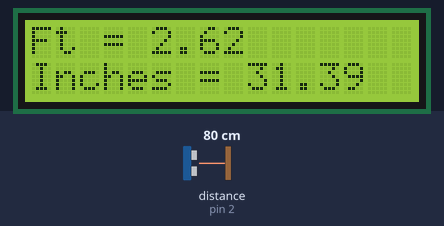
A sketch run on a simulated Arduino Uno, built with avr-gcc and run on an emulated ATmega328P. On the bench: 16×2 character LCD. Wiring (inferred from the names in the program): ultrasonic range finder: trigger pin 3; echo pin 2. Inputs (shaded band) come from the test bench; at power-on: distance to the obstacle (sensor on pin 2) 80 cm. The echo pulse lasts 58.3 µs per cm.

Above: at 3.2 s.
3.3 s: distance to the obstacle (sensor on pin 2) set to 2 cm
At 4.7 s:
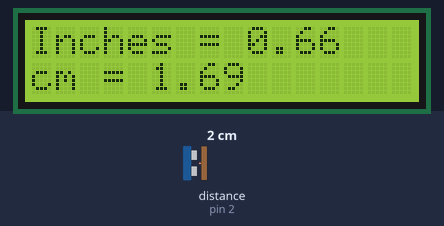
5.5 s: distance to the obstacle (sensor on pin 2) set to 4 cm
At 6.9 s:
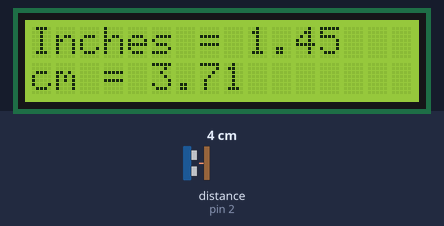
7.2 s: distance to the obstacle (sensor on pin 2) set to 9 cm
At 7.9 s:
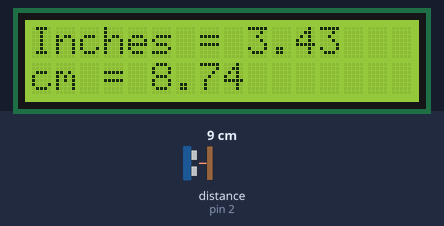
Timing chart, 0 to 10.2 s (numbered marks = the images above; inputs shaded):
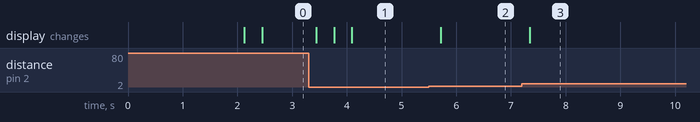

Measured:
- after the input at 3.3 s, the display: changes after 0.14 s (image 1)
- after the input at 5.5 s, the display: changes after 0.22 s (image 2)
- after the input at 7.2 s, the display: changes after 0.15 s (image 3)

The sketch:

Code.ino
```cpp
/*
YouTube : Rajj Engineering  https://www.youtube.com/@rajjengg
Full Vedio : https://youtu.be/dh1q8yQfP-o
Github :  https://github.com/usmanrajj/Digital_distance_Meter_Nano
Drive  :  https://drive.google.com/drive/folders/129_0n1rz5MQ60TNDTbWlgwvG7pG2to0d?usp=drive_link
LiquidCrystal_I2C Library Link : https://github.com/johnrickman/LiquidCrystal_I2C
*/
#include <Wire.h>
#include <LiquidCrystal_I2C.h>  // Add this library

// Define the trigger and echo pin numbers
#define trig 3
#define echo 2

// Create an instance of the LiquidCrystal_I2C class
LiquidCrystal_I2C lcd(0x27, 16, 2);

// Variables to store time taken, distance in inches, centimeters, and feet
float time_taken, inches, cm, ft;

void setup()
{
  // Set the pin modes
  pinMode(trig, OUTPUT);
  pinMode(echo, INPUT);

  // Initialize the LCD display
  lcd.begin();

  // Print initial messages on the LCD
  lcd.print("Rajj Engineering");
  lcd.setCursor(0, 1);
  lcd.print("Like & Subscribe");

  // Wait for 2 seconds
  delay(2000);

  // Reset the cursor position to the beginning of the first line
  lcd.setCursor(0, 0);
}

void loop()
{
  // Trigger the ultrasonic sensor
  digitalWrite(trig, HIGH);
  delayMicroseconds(10);
  digitalWrite(trig, LOW);

  // Measure the time taken for the ultrasonic pulse to return
  time_taken = pulseIn(echo, HIGH);

  // Calculate the distance in centimeters, inches, and feet
  cm = time_taken / 58;
  inches = time_taken / 148;
  ft = inches / 12;

  // Clear the LCD display
  lcd.clear();

  // Display the distance on the LCD screen
  if (inches <= 12)
  {
    lcd.print("Inches = ");         // Print on Screen
    lcd.print(inches);
    lcd.setCursor(0, 1);
    lcd.print("cm = ");             // Print on Screen
    lcd.print(cm);
  }
  else
  {
    lcd.print("Ft = ");             // Print on Screen
    lcd.print(ft);
    lcd.setCursor(0, 1);
    lcd.print("Inches = ");         // Print on Screen
    lcd.print(inches);
  }

  // Delay before the next measurement
  delay(300);
}
```
